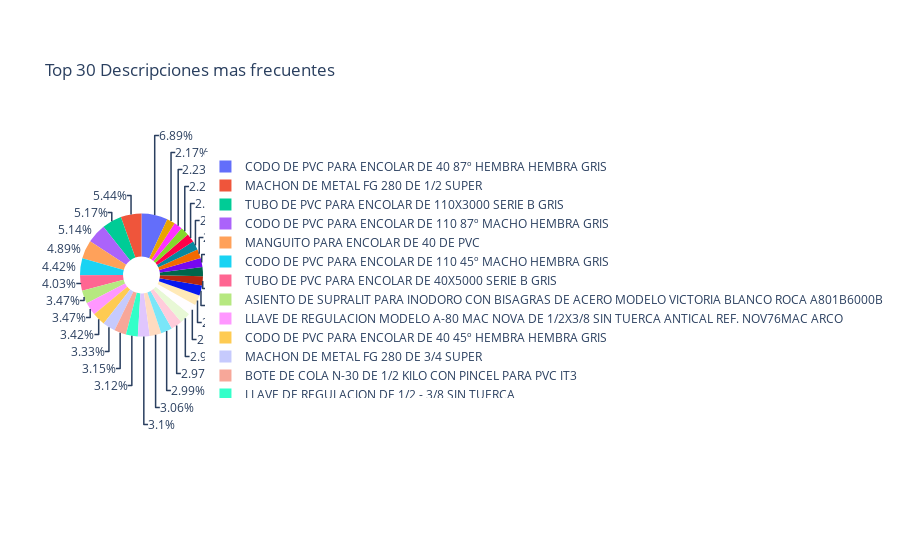

The code cell stored with this chart in its notebook:
### Markdown cell above
Primero, calcular la cantidades de descripciones unicas en el conjunto de datos. Luego, crear un grafico con las mejores 30 descripciones. Esta visualizacion proporcionara una vista clara de las descripciones que ocurren con mayor frecuencia en el conjunto de datos.

### Code cell
# Pasar el texto de las descripciones a mayusculas
df['Description'] = df['Description'].str.upper()

# Calcular las ocurrencias de cada descripcion a unica y ordenarlas
description_count = df['Description'].value_counts()

# Obtener las 30 mejores descripciones
top_30_descriptions = description_count[:30]

# Crear el grafico de tarta
fig = px.pie(values = top_30_descriptions.values, names = top_30_descriptions.index, title = 'Top 30 Descripciones mas frecuentes', hole = 0.3)

# Mostrar el grafico
fig.show()

### Figure 1 — Plotly figure (JSON) as saved in the notebook; plotly's stock layout.template omitted (floating-point values rounded to 4 significant figures)
{"data": [{"domain": {"x": [0, 1], "y": [0, 1]}, "hole": 0.3, "hovertemplate": "label=%{label}<br>value=%{value}<extra></extra>", "labels": ["CODO DE PVC PARA ENCOLAR DE 40 87º HEMBRA HEMBRA GRIS", "MACHON DE METAL FG 280 DE 1/2 SUPER", "TUBO DE PVC PARA ENCOLAR DE 110X3000 SERIE B GRIS", "CODO DE PVC PARA ENCOLAR DE 110 87º MACHO HEMBRA GRIS", "MANGUITO PARA ENCOLAR DE 40 DE PVC", "CODO DE PVC PARA ENCOLAR DE 110 45º MACHO HEMBRA GRIS", "TUBO DE PVC PARA ENCOLAR DE 40X5000 SERIE B GRIS", "ASIENTO DE SUPRALIT PARA INODORO CON BISAGRAS DE ACERO MODELO VICTORIA BLANCO ROCA A801B6000B", "LLAVE DE REGULACION MODELO A-80 MAC NOVA DE 1/2X3/8 SIN TUERCA ANTICAL REF. NOV76MAC ARCO", "CODO DE PVC PARA ENCOLAR DE 40 45º HEMBRA HEMBRA GRIS", "MACHON DE METAL FG 280 DE 3/4 SUPER", "BOTE DE COLA N-30 DE 1/2 KILO CON PINCEL PARA PVC IT3", "LLAVE DE REGULACION DE 1/2 - 3/8 SIN TUERCA", "CASQUILLO REDUCTOR DE PVC DE 40 32 GRIS", "REDUCCION DE METAL FG 241 DE 3/4 MACHO X 1/2 HEMBRA", "CODO DE PVC PARA ENCOLAR DE 32 87º HEMBRA HEMBRA GRIS", "ALARGADERA DE METAL DE 1/2 X 1CM SUPER", "CODO DE PVC DE 40 87º MACHO HEMBRA GRIS", "TE DE PVC DE 110 45º MACHO HEMBRA GRIS", "BOTE DE HILO SELLADOR DE ROSCAS LOCTITE 55", "TUBO DE PVC PARA ENCOLAR DE 125X3000 SERIE B GRIS", "BOTE DE COLA N-30 DE 1 KILO CON PINCEL PARA PVC IT3", "TE DE PVC DE 40 45º HEMBRA HEMBRA GRIS", "A 103 DE 11/4 X 32/40 SIFON TIPO MANGUITO FLEXIBLE CON JUNTA PLANA JIMTEN", "TE DE METAL ( LATON ) FIGURA 130 DE 1/2\"", "VALVULA CLIC CLAC TAPON GRANDE", "CODO DE METAL ( LATON ) FIGURA 92 MACHO HEMBRA ( MH ) DE 1/2\"", "TIRAFONDO M-8 X 40 MM DE LARGO ( PARA ABRAZADERA DE METRICA 8 ) REF. 2100840 HYDRAFIX", "TAPON MACHO DE METAL FG 290 DE 1/2", "MACHON DE METAL REDUCIDO FG 280 DE 3/4 X 1/2 SUPER"], "legendgroup": "", "name": "", "showlegend": true, "type": "pie", "values": [5640, 4456, 4229, 4212, 4003, 3622, 3299, 2845, 2837, 2798, 2726, 2578, 2552, 2540, 2506, 2452, 2429, 2378, 2293, 2199, 2195, 1992, 1963, 1945, 1932, 1908, 1884, 1854, 1829, 1776]}], "layout": {"legend": {"tracegroupgap": 0}, "title": {"text": "Top 30 Descripciones mas frecuentes"}}}
